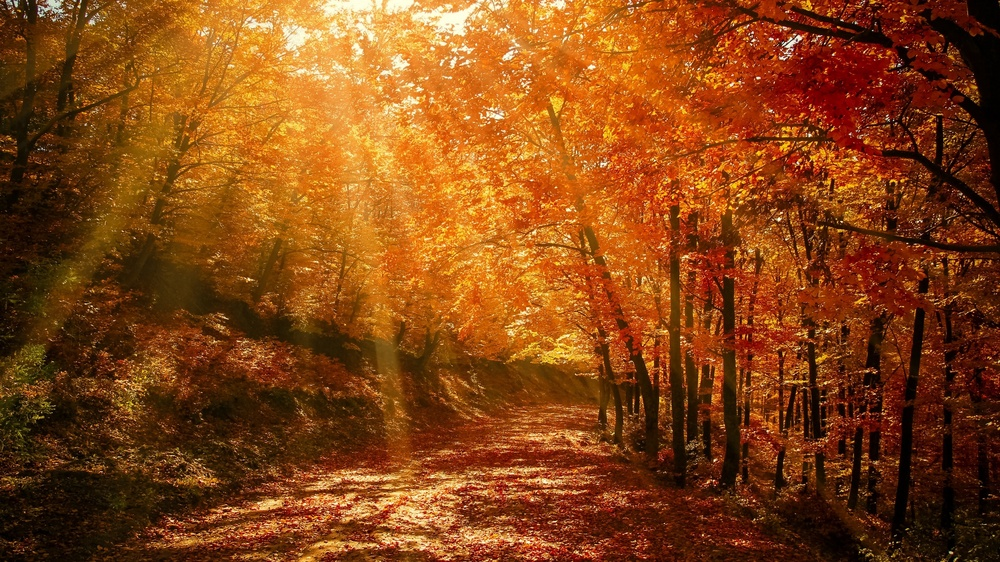
#> input picture OpenCV_python/ch01/images/1.jpg, 1000 x 562 px, shrunk from 1920 x 1080 before the run, found by its file name
$ python matplotlib_test.py
#> lines starting #> are read from the running program, lines starting #| are printed output that depends on the picture
import cv2
import matplotlib.pyplot as plt

path = '/Users/seonu/Documents/SoyNet/study/CS/OpenCV_python/ch01/images/'

# 컬러 영상 출력
imgBGR = cv2.imread(path + '1.jpg')
#> imgBGR is the input picture: shape (562, 1000, 3); mean B, G, R 21.4, 68.8, 132.2
imgRGB = cv2.cvtColor(imgBGR, cv2.COLOR_BGR2RGB)        # opencv는 BGR로 나타내서 RGB로 바꿔줘야함

plt.axis('off')         # 가로세로 눈금 안보이게
plt.imshow(imgRGB)
plt.show()

# 그레이 스케일 영상 출력
imgGRAY = cv2.imread(path + '1.jpg', cv2.IMREAD_GRAYSCALE)
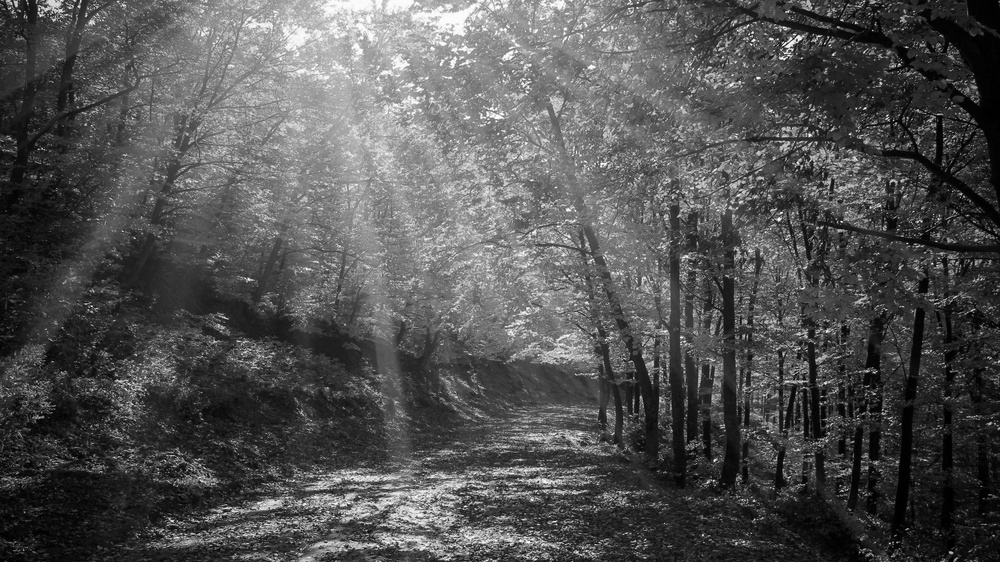
#> imgGRAY: shape (562, 1000); min 0, max 255, mean 82.2
plt.axis('off')
plt.imshow(imgGRAY, cmap='gray')
plt.show()

# 두 개의 영상 함께 출력
plt.subplot(121)
plt.axis('off')
plt.imshow(imgRGB)

plt.subplot(122)
plt.axis('off')
plt.imshow(imgGRAY, cmap='gray')
plt.show()
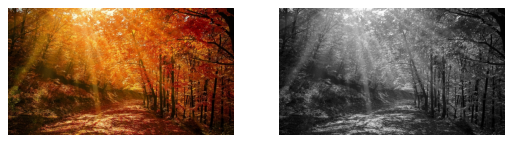
#> figure drawn by matplotlib, 2 panels

$ run again, with OpenCV_python/ch01/images/boat_mountains_lake_135258_1920x1080.jpg copied over OpenCV_python/ch01/images/1.jpg
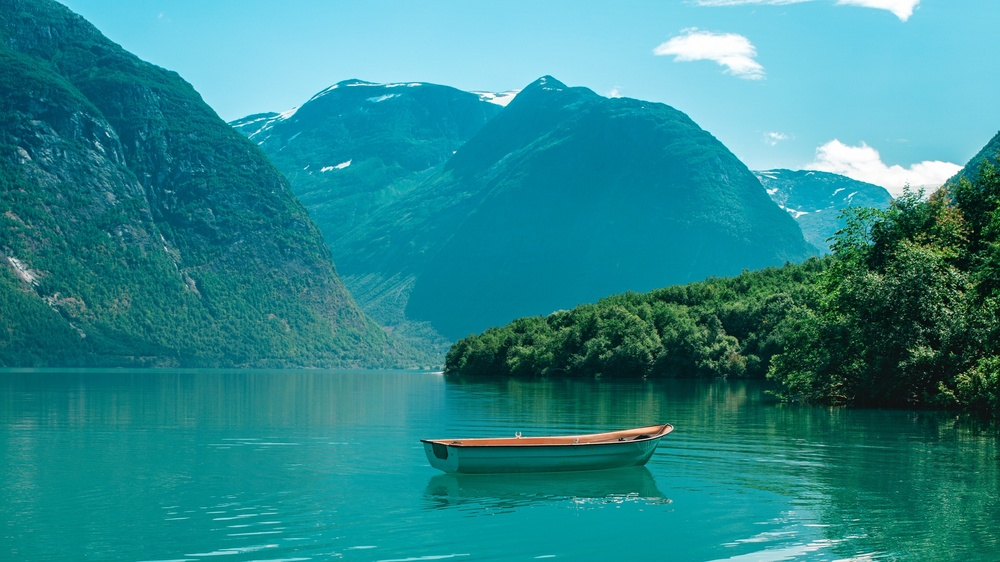
#> input picture OpenCV_python/ch01/images/boat_mountains_lake_135258_1920x1080.jpg, 1000 x 562 px, shrunk from 1920 x 1080 before the run, found by its file name
#> imgBGR is the input picture: shape (562, 1000, 3); mean B, G, R 142.4, 136.6, 41.9
#> `imgGRAY = cv2.imread(path + '1.jpg', cv2.IMREAD_GRAYSCALE)`:
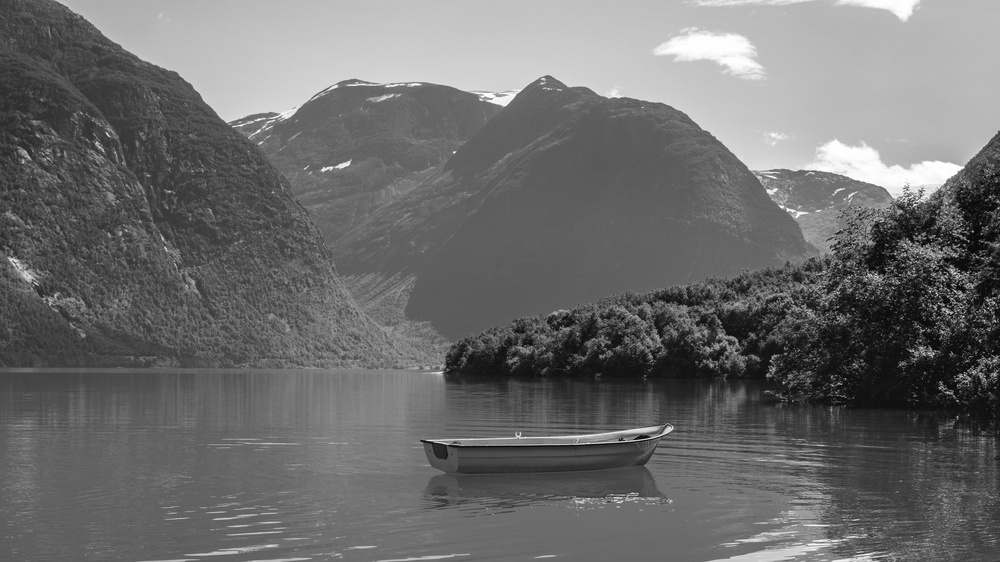
#> imgGRAY: shape (562, 1000); min 0, max 255, mean 108.9
#> `plt.show()`:
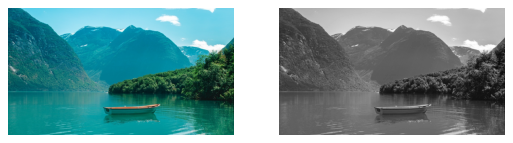
#> figure drawn by matplotlib, 2 panels

$ run again, with OpenCV_python/ch01/images/forest_fog_trees_128751_1920x1080.jpg copied over OpenCV_python/ch01/images/1.jpg
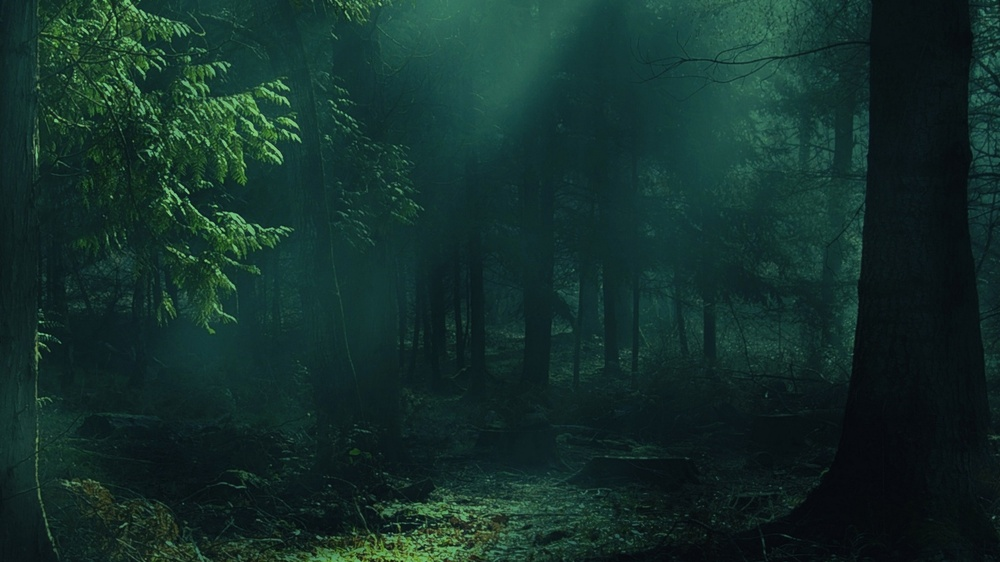
#> input picture OpenCV_python/ch01/images/forest_fog_trees_128751_1920x1080.jpg, 1000 x 562 px, shrunk from 1920 x 1080 before the run, found by its file name
#> imgBGR is the input picture: shape (562, 1000, 3); mean B, G, R 42.6, 47.4, 19.8
#> `imgGRAY = cv2.imread(path + '1.jpg', cv2.IMREAD_GRAYSCALE)`:
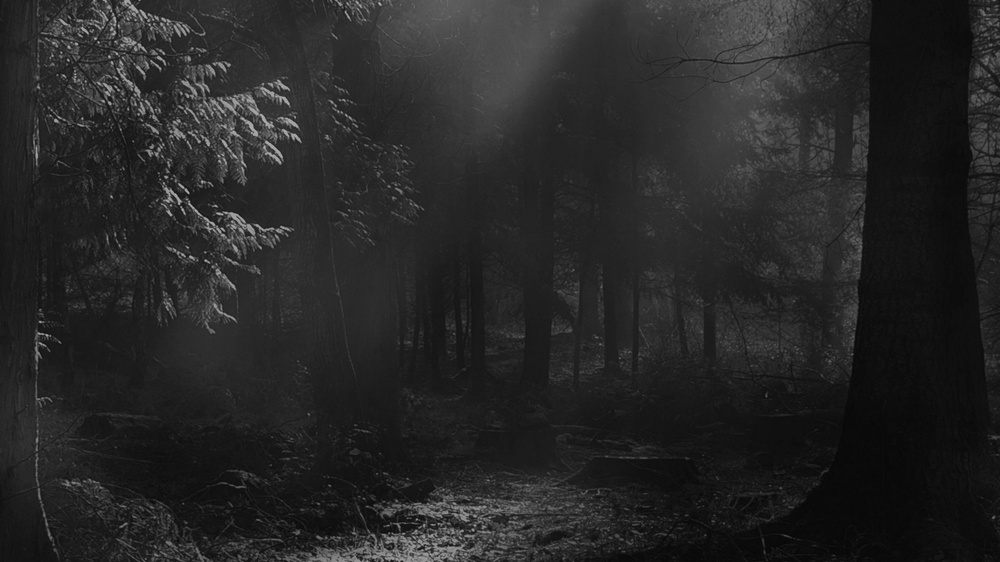
#> imgGRAY: shape (562, 1000); min 5, max 179, mean 38.6
#> `plt.show()`:
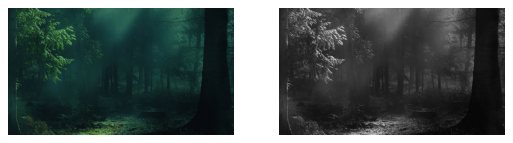
#> figure drawn by matplotlib, 2 panels
